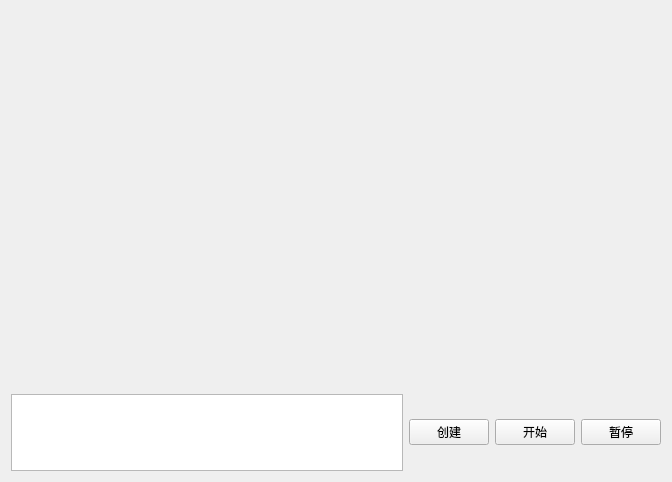
<?xml version="1.0" encoding="UTF-8"?>
<ui version="4.0">
 <class>StatisticsWidget</class>
 <widget class="QWidget" name="StatisticsWidget">
  <property name="geometry">
   <rect>
    <x>0</x>
    <y>0</y>
    <width>672</width>
    <height>482</height>
   </rect>
  </property>
  <property name="windowTitle">
   <string>Form</string>
  </property>
  <layout class="QGridLayout" name="gridLayout_2" rowstretch="5,1">
   <item row="0" column="0">
    <layout class="QHBoxLayout" name="horizontalLayout"/>
   </item>
   <item row="1" column="0">
    <layout class="QGridLayout" name="gridLayout">
     <item row="0" column="0">
      <widget class="QTableWidget" name="tableWidget"/>
     </item>
     <item row="0" column="1">
      <widget class="QPushButton" name="begin_button_2">
       <property name="text">
        <string>创建</string>
       </property>
      </widget>
     </item>
     <item row="0" column="2">
      <widget class="QPushButton" name="begin_button">
       <property name="text">
        <string>开始</string>
       </property>
      </widget>
     </item>
     <item row="0" column="3">
      <widget class="QPushButton" name="stop_button">
       <property name="text">
        <string>暂停</string>
       </property>
      </widget>
     </item>
    </layout>
   </item>
  </layout>
 </widget>
 <resources/>
 <connections/>
</ui>
